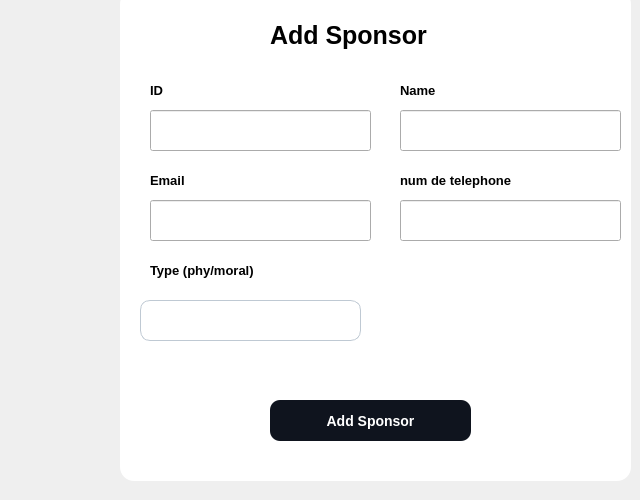
     <widget class="QWidget" name="page_7">
      <widget class="QWidget" name="add_container" native="true">
       <property name="geometry">
        <rect>
         <x>120</x>
         <y>-10</y>
         <width>511</width>
         <height>491</height>
        </rect>
       </property>
       <property name="styleSheet">
        <string notr="true">#add_container {
	background-color :white ; 
	border-radius :14px ; 
}</string>
       </property>
       <widget class="QLineEdit" name="types">
        <property name="geometry">
         <rect>
          <x>20</x>
          <y>310</y>
          <width>221</width>
          <height>41</height>
         </rect>
        </property>
        <property name="styleSheet">
         <string notr="true">	background-color:white ; 
	border-radius:10px ; 
	font-size:13px ; 
	padding-left : 15px ; 
	border:1px solid #BFC9D3 ; </string>
        </property>
       </widget>
       <widget class="QPushButton" name="add_spon">
        <property name="geometry">
         <rect>
          <x>150</x>
          <y>410</y>
          <width>201</width>
          <height>41</height>
         </rect>
        </property>
        <property name="cursor">
         <cursorShape>PointingHandCursor</cursorShape>
        </property>
        <property name="styleSheet">
         <string notr="true">#add_spon {
	background-color:#0F141E ; 
	border-radius:10px ; 
	color : white ; 
	font-size:14px ; 
	font-weight:bold; 
}

#add_spon::hover {
	background-color:#4AC7EA ; 
	color:white ; 
}</string>
        </property>
        <property name="text">
         <string>Add Sponsor</string>
        </property>
       </widget>
       <widget class="QLabel" name="title1">
        <property name="geometry">
         <rect>
          <x>150</x>
          <y>30</y>
          <width>201</width>
          <height>31</height>
         </rect>
        </property>
        <property name="styleSheet">
         <string notr="true">#title1 {
	font-size: 25px ; 
	font-weight:bold ; 
	
}</string>
        </property>
        <property name="text">
         <string>Add Sponsor</string>
        </property>
       </widget>
      </widget>
      <widget class="QLineEdit" name="ID_10">
       <property name="geometry">
        <rect>
         <x>150</x>
         <y>110</y>
         <width>221</width>
         <height>41</height>
        </rect>
       </property>
       <property name="styleSheet">
        <string notr="true">#ID {
	background-color:white ; 
	border-radius:10px ; 
	font-size:13px ; 
	padding-left : 15px ; 
	border:1px solid #BFC9D3 ; 
}</string>
       </property>
      </widget>
      <widget class="QLabel" name="label_30">
       <property name="geometry">
        <rect>
         <x>150</x>
         <y>260</y>
         <width>141</width>
         <height>21</height>
        </rect>
       </property>
       <property name="styleSheet">
        <string notr="true">font-size:13px;
font-weight:bold ; </string>
       </property>
       <property name="text">
        <string>Type (phy/moral)</string>
       </property>
      </widget>
      <widget class="QLabel" name="label_31">
       <property name="geometry">
        <rect>
         <x>150</x>
         <y>170</y>
         <width>51</width>
         <height>21</height>
        </rect>
       </property>
       <property name="styleSheet">
        <string notr="true">font-size:13px;
font-weight:bold ; </string>
       </property>
       <property name="text">
        <string>Email</string>
       </property>
      </widget>
      <widget class="QLineEdit" name="emails">
       <property name="geometry">
        <rect>
         <x>150</x>
         <y>200</y>
         <width>221</width>
         <height>41</height>
        </rect>
       </property>
       <property name="styleSheet">
        <string notr="true">#type {
	background-color:white ; 
	border-radius:10px ; 
	font-size:13px ; 
	padding-left : 15px ; 
	border:1px solid #BFC9D3 ; 
}</string>
       </property>
      </widget>
      <widget class="QLabel" name="label_32">
       <property name="geometry">
        <rect>
         <x>400</x>
         <y>170</y>
         <width>141</width>
         <height>21</height>
        </rect>
       </property>
       <property name="styleSheet">
        <string notr="true">font-size:13px;
font-weight:bold ; </string>
       </property>
       <property name="text">
        <string>num de telephone </string>
       </property>
      </widget>
      <widget class="QLabel" name="label_33">
       <property name="geometry">
        <rect>
         <x>400</x>
         <y>80</y>
         <width>41</width>
         <height>21</height>
        </rect>
       </property>
       <property name="styleSheet">
        <string notr="true">font-size:13px;
font-weight:bold ; </string>
       </property>
       <property name="text">
        <string>Name</string>
       </property>
      </widget>
      <widget class="QLineEdit" name="nums">
       <property name="geometry">
        <rect>
         <x>400</x>
         <y>200</y>
         <width>221</width>
         <height>41</height>
        </rect>
       </property>
       <property name="styleSheet">
        <string notr="true">#qnt {
	background-color:white ; 
	border-radius:10px ; 
	font-size:13px ; 
	padding-left : 15px ; 
	border:1px solid #BFC9D3 ; 

}</string>
       </property>
      </widget>
      <widget class="QLabel" name="label_34">
       <property name="geometry">
        <rect>
         <x>150</x>
         <y>80</y>
         <width>21</width>
         <height>21</height>
        </rect>
       </property>
       <property name="styleSheet">
        <string notr="true">font-size:13px;
font-weight:bold ; </string>
       </property>
       <property name="text">
        <string>ID</string>
       </property>
      </widget>
      <widget class="QLineEdit" name="names">
       <property name="geometry">
        <rect>
         <x>400</x>
         <y>110</y>
         <width>221</width>
         <height>41</height>
        </rect>
       </property>
       <property name="styleSheet">
        <string notr="true">#name {
	background-color:white ; 
	border-radius:10px ; 
	font-size:13px ; 
	padding-left : 15px ; 
	border:1px solid #BFC9D3 ; 
}</string>
       </property>
      </widget>
     </widget>
